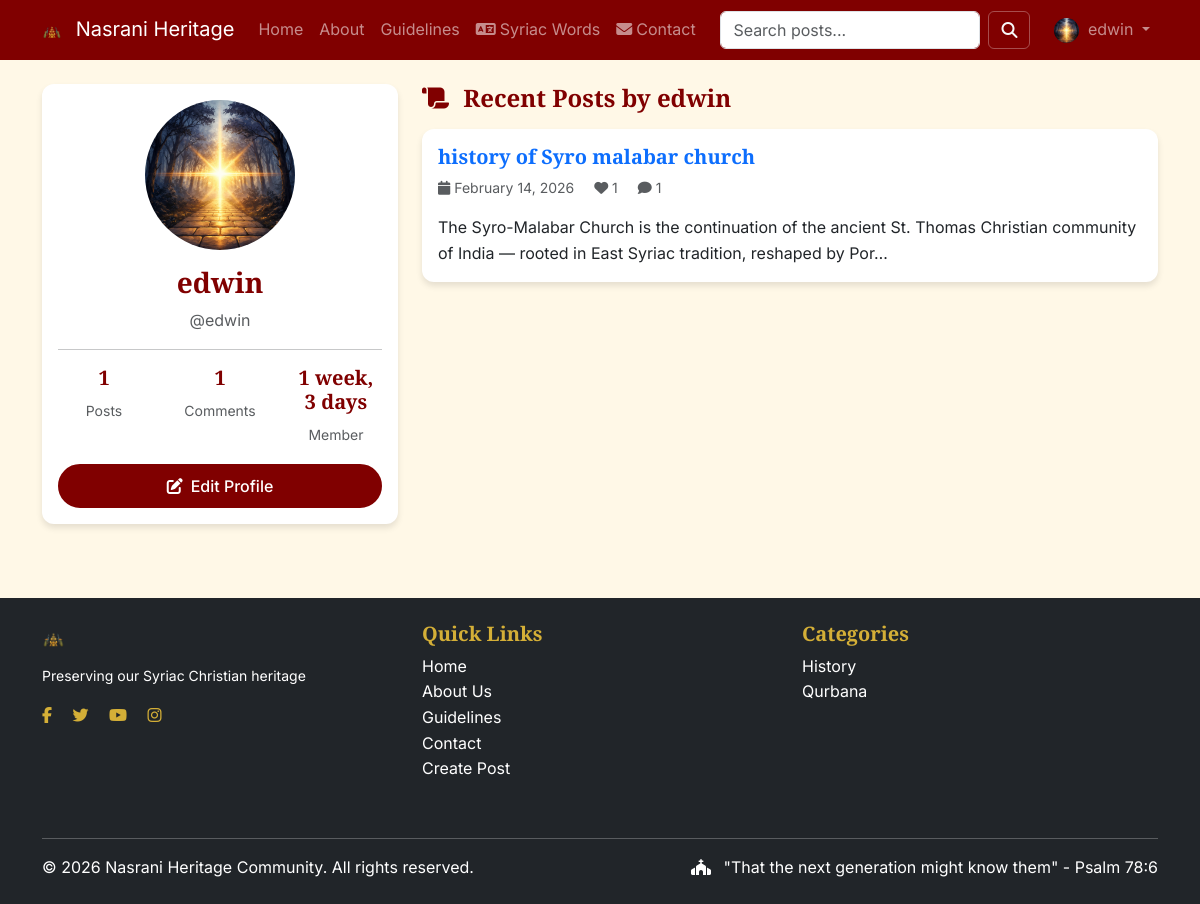
The page /profile/edwin/ (signed in) on the database its author committed.
### community/models.py (models this page shows, shortened)
class UserProfile(models.Model):
    user = models.OneToOneField(User, on_delete=models.CASCADE, related_name='profile')
    bio = models.TextField(max_length=500, blank=True)
    profile_picture = models.ImageField(
        upload_to='profile_pics/',  # ← Fixed: no 'media/'
        default='profile_pics/default_profile.png'  # ← Fixed: include the folder
    )
    location = models.CharField(max_length=100, blank=True)
    birth_date = models.DateField(null=True, blank=True)
    joined_at = models.DateTimeField(auto_now_add=True)
    is_approved = models.BooleanField(default=True)
    website = models.URLField(blank=True)
    twitter = models.URLField(blank=True)

class Post(models.Model):
    title = models.CharField(max_length=300)
    slug = models.SlugField(unique=True, max_length=400)
    author = models.ForeignKey(User, on_delete=models.CASCADE, related_name='posts')
    category = models.ForeignKey(Category, on_delete=models.SET_NULL, null=True, related_name='posts')
    content = RichTextField()
    excerpt = models.TextField(max_length=500, blank=True, help_text="Short preview of the post")
    featured_image = models.ImageField(upload_to='post_images/', blank=True, null=True)
    pdf_files = models.FileField(upload_to='post_pdfs/', blank=True, null=True)
    audio_file = models.FileField(upload_to='post_audio/', blank=True, null=True)
    external_links = models.TextField(blank=True, help_text="One link per line")
    tags = TaggableManager(blank=True)
    created_at = models.DateTimeField(auto_now_add=True)
    updated_at = models.DateTimeField(auto_now=True)
    is_published = models.BooleanField(default=True)
    views_count = models.PositiveIntegerField(default=0)
    likes = models.ManyToManyField(User, related_name='liked_posts', blank=True)
    qr_code = models.ImageField(upload_to='qr_codes/', blank=True, null=True)
    class Meta:
        ordering = ['-created_at']
    def total_likes(self):
        return self.likes.count()
    def comment_count(self):
        return self.comments.count()

class Category(models.Model):
    name = models.CharField(max_length=100)
    slug = models.SlugField(unique=True)
    description = models.TextField(blank=True)
    color = models.CharField(max_length=20, default='#800000')  # Maroon default
    class Meta:
        verbose_name_plural = "Categories"
        ordering = ['name']

### community/views.py (the view)
# urls.py: path('profile/<str:username>/', views.profile_view, name='profile'),
@login_required
def profile_view(request, username):
    user = get_object_or_404(User, username=username)
    posts = Post.objects.filter(author=user, is_published=True)[:10]
    context = {
        'profile_user': user,
        'posts': posts,
        'total_posts': user.posts.count(),
        'total_comments': Comment.objects.filter(author=user).count(),
    }
    return render(request, 'profile.html', context)

### community/context_processors.py (called while the page is built)
def categories_processor(request):
    return {
        'categories': Category.objects.all()
    }

def syriac_word_processor(request):
    word_of_day = cache.get('syriac_word_of_day')
    if not word_of_day:
        words = list(SyriacWord.objects.all())
        if words:
            word_of_day = random.choice(words)
            cache.set('syriac_word_of_day', word_of_day, 86400)
        else:
            word_of_day = None
    return {
        'syriac_word_of_day': word_of_day,
    }

### templates/profile.html (shortened to what this page needs)
{% extends 'base.html' %}
{% load static %}
{% block content %}
<div class="container">
    <div class="row">
        <div class="col-md-4">
            <div class="card fade-in">
                <div class="card-body text-center">
                    {% if profile_user.profile.profile_picture %}
                    <img src="{{ profile_user.profile.profile_picture.url }}"
                         alt="{{ profile_user.username }}"
                         class="rounded-circle img-fluid mb-3"
                         style="width: 150px; height: 150px; object-fit: cover;">
                    {% else %}
                    <img src="{% static 'images/default-profile.png' %}"
                         alt="Default Profile"
                         class="rounded-circle img-fluid mb-3"
                         style="width: 150px; height: 150px; object-fit: cover;">
                    {% endif %}
                    <h3>{{ profile_user.get_full_name|default:profile_user.username }}</h3>
                    <p class="text-muted">@{{ profile_user.username }}</p>
                    <hr>
                    <div class="row text-center">
                        <div class="col-4">
                            <h5>{{ total_posts }}</h5>
                            <small class="text-muted">Posts</small>
                        </div>
                        <div class="col-4">
                            <h5>{{ total_comments }}</h5>
                            <small class="text-muted">Comments</small>
                        </div>
                        <div class="col-4">
                            <h5>{{ profile_user.profile.joined_at|timesince }}</h5>
                            <small class="text-muted">Member</small>
                        </div>
                    </div>
                    {% if user == profile_user %}
                    <a href="{% url 'edit_profile' %}" class="btn btn-heritage mt-3 w-100">
                        <i class="fas fa-edit me-2"></i>Edit Profile
                    </a>
                    {% endif %}
                </div>
            </div>
        </div>
        <div class="col-md-8">
            <h4 class="mb-3">
                <i class="fas fa-scroll me-2"></i>
                Recent Posts by {{ profile_user.username }}
            </h4>
            {% for post in posts %}
            <div class="card mb-3">
                <div class="card-body">
                    <h5>
                        <a href="{% url 'post_detail' post.slug %}" class="text-decoration-none">
                            {{ post.title }}
                        </a>
                    </h5>
                    <p class="text-muted small">
                        <i class="fas fa-calendar me-1"></i>{{ post.created_at|date:"F j, Y" }}
                        <span class="ms-3"><i class="fas fa-heart"></i> {{ post.total_likes }}</span>
                        <span class="ms-3"><i class="fas fa-comment"></i> {{ post.comment_count }}</span>
                    </p>
                    <p class="mb-0">{{ post.excerpt|truncatechars:150 }}</p>
                </div>
            </div>
            {% empty %}
            <div class="text-center py-5">
                <i class="fas fa-scroll fa-3x text-muted mb-3"></i>
                <p class="text-muted">No posts yet</p>
            </div>
            {% endfor %}
        </div>
    </div>
</div>
{% endblock %}

### templates/includes/header.html (shortened to what this page needs)
{% load static %}
<nav class="navbar navbar-expand-lg navbar-dark" style="background-color: #800000;">
    <div class="container">
        <a class="navbar-brand" href="{% url 'home' %}">
            <img src="{% static 'images/logos/logo.png' %}"
                 alt="Nasrani Heritage"
                 height="30"
                 class="d-inline-block align-text-top me-2">
            Nasrani Heritage
        </a>
        <div class="collapse navbar-collapse" id="navbarMain">
            <ul class="navbar-nav me-auto mb-2 mb-lg-0">
                <li class="nav-item">
                    <a class="nav-link" href="{% url 'home' %}">Home</a>
                </li>
                <li class="nav-item">
                    <a class="nav-link" href="{% url 'about' %}">About</a>
                </li>
                <li class="nav-item">
                    <a class="nav-link" href="{% url 'guidelines' %}">Guidelines</a>
                </li>
                <li class="nav-item">
                    <a class="nav-link" href="{% url 'syriac_words' %}">
                        <i class="fas fa-language me-1"></i>Syriac Words
                    </a>
                </li>
                <li class="nav-item">
                    <a class="nav-link" href="{% url 'contact' %}">
                        <i class="fas fa-envelope me-1"></i>Contact
                    </a>
                </li>
            </ul>
            <form class="d-flex me-3" action="{% url 'home' %}" method="GET">
                <input class="form-control me-2" type="search" name="query" placeholder="Search posts..." aria-label="Search">
                <button class="btn btn-outline-light" type="submit">
                    <i class="fas fa-search"></i>
                </button>
            </form>
            <ul class="navbar-nav">
                {% if user.is_authenticated %}
                <li class="nav-item dropdown">
                    <a class="nav-link dropdown-toggle" href="#" id="userDropdown" role="button" data-bs-toggle="dropdown" aria-expanded="false">
                        {% if user.profile.profile_picture %}
                        <img src="{{ user.profile.profile_picture.url }}" alt="Profile" class="rounded-circle me-1" width="25" height="25">
                        {% else %}
                        <i class="fas fa-user-circle me-1"></i>
                        {% endif %}
                        {{ user.username }}
                    </a>
                </li>
                {% endif %}
            </ul>
        </div>
    </div>
</nav>

### templates/includes/footer.html
{% load static %}
<footer class="bg-dark text-white py-4">
    <div class="container">
        <div class="row">
            <div class="col-md-4 text-center text-md-start">
                <img src="{% static 'images/logos/logo.png' %}"
                     alt="Nasrani Heritage"
                     height="35"
                     class="mb-2">
                <p class="small">Preserving our Syriac Christian heritage</p>
                <div class="mt-3">
                    <a href="#" class="text-gold me-3"><i class="fab fa-facebook-f"></i></a>
                    <a href="#" class="text-gold me-3"><i class="fab fa-twitter"></i></a>
                    <a href="#" class="text-gold me-3"><i class="fab fa-youtube"></i></a>
                    <a href="#" class="text-gold"><i class="fab fa-instagram"></i></a>
                </div>
            </div>
            <div class="col-md-4 mb-4">
                <h5 class="text-gold">Quick Links</h5>
                <ul class="list-unstyled">
                    <li><a href="{% url 'home' %}" class="text-white">Home</a></li>
                    <li><a href="{% url 'about' %}" class="text-white">About Us</a></li>
                    <li><a href="{% url 'guidelines' %}" class="text-white">Guidelines</a></li>
                    <li><a href="{% url 'contact' %}" class="text-white">Contact</a></li>
                    {% if user.is_authenticated %}
                    <li><a href="{% url 'create_post' %}" class="text-white">Create Post</a></li>
                    {% endif %}
                </ul>
            </div>
            <div class="col-md-4 mb-4">
                <h5 class="text-gold">Categories</h5>
                <ul class="list-unstyled">
                    {% for category in categories|slice:":5" %}
                    <li><a href="?category={{ category.slug }}" class="text-white">{{ category.name }}</a></li>
                    {% endfor %}
                </ul>
            </div>
        </div>
        <hr class="bg-light">
        <div class="row">
            <div class="col-md-6">
                <p class="mb-0">&copy; {% now "Y" %} Nasrani Heritage Community. All rights reserved.</p>
            </div>
            <div class="col-md-6 text-md-end">
                <p class="mb-0">
                    <i class="fas fa-church me-2"></i>
                    "That the next generation might know them" - Psalm 78:6
                </p>
            </div>
        </div>
    </div>
</footer>

### static/css/style.css (style rules this page uses)
:root { --maroon: #800000; --gold: #D4AF37; --parchment: #F5E6D3; --dark-brown: #5D3A1A; --cream: #FFF8E7; --forest-green: #2C5F2D; }
body { font-family: 'Inter', sans-serif; background-color: var(--cream); color: #333; line-height: 1.6; }
h1, h2, h3, h4, h5, h6 { font-family: 'Cormorant Garamond', serif; font-weight: 600; color: var(--maroon); }
.card { border: none; box-shadow: 0 4px 6px rgba(0,0,0,0.1); transition: transform 0.3s ease; background-color: white; border-radius: 12px; overflow: hidden; }
.btn-heritage { background-color: var(--maroon); color: white; border: 2px solid var(--maroon); padding: 8px 20px; border-radius: 25px; font-weight: 500; transition: all 0.3s ease; }
footer { background-color: var(--maroon); color: white; padding: 40px 0 20px; margin-top: 50px; }
footer a { color: var(--gold); text-decoration: none; }
.text-gold { color: #D4AF37 !important; }
.fade-in { animation: fadeIn 0.5s ease-out; }
.navbar .btn-outline-light { border-color: rgba(255,255,255,0.3); }

### rows shown on the page
Post: title "history of Syro malabar church", created_at "February 14, 2026", total_likes "1", comment_count "1", excerpt "The Syro-Malabar Church is the continuation of the ancient St. Thomas Christian community of India — rooted in East Syriac tradition, reshaped by Por…"
Category: name "History"
Category: name "Qurbana"

### other values the page prints
{{ user.username }} "edwin"
{{ profile_user.get_full_name|default:profile_user.username }} "edwin"
{{ profile_user.username }} "edwin"
{{ total_posts }} "1"
{{ total_comments }} "1"
{{ profile_user.profile.joined_at|timesince }} "1 week, 3 days"
